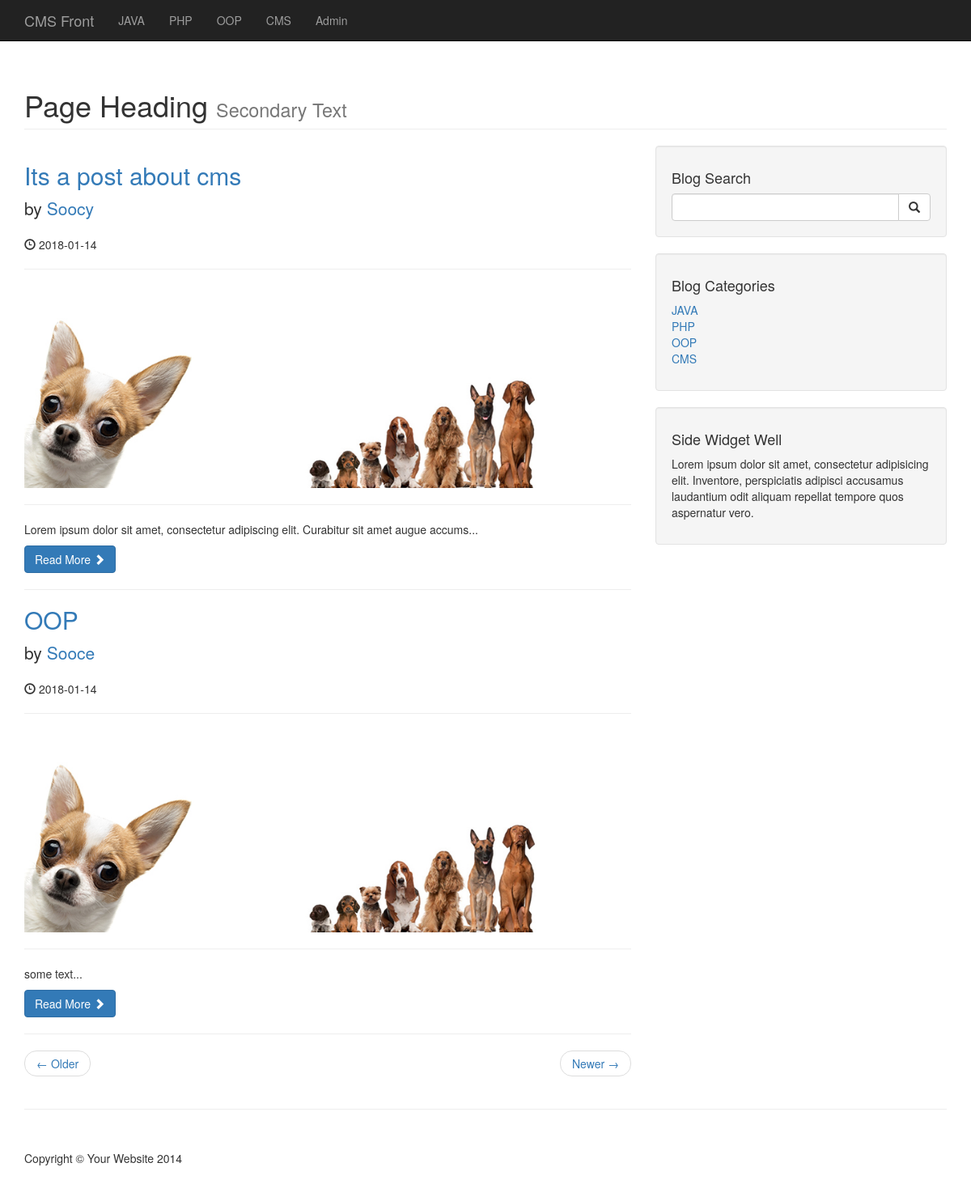
The page / on the database its author committed.
### tables this page shows
CREATE TABLE `categories` (
  `cat_id` int(3) NOT NULL,
  `cat_title` varchar(255) NOT NULL
);

CREATE TABLE `posts` (
  `post_id` int(3) NOT NULL,
  `post_category_id` int(3) NOT NULL,
  `post_title` varchar(255) NOT NULL,
  `post_author` varchar(255) NOT NULL,
  `post_date` date NOT NULL,
  `post_img` text NOT NULL,
  `post_content` text NOT NULL,
  `post_tags` varchar(255) NOT NULL,
  `post_comment_count` int(11) NOT NULL,
  `post_status` varchar(255) NOT NULL DEFAULT 'draft'
);

### index.php (the view)
<?php include "includes/db.php"; ?>
<?php include "includes/header.php"; ?>
<?php include "includes/navigation.php"; ?>
    <div class="container">
    <h1 class="page-header">
        Page Heading
        <small>Secondary Text</small>
    </h1>
    <div class="row">
        <div class="col-md-8">
            <?php
                $query = "SELECT * FROM posts";
                $select_all_posts_query = mysqli_query($connection, $query);
                while ($row = mysqli_fetch_assoc($select_all_posts_query)) {
                    $post_id = $row['post_id'];
                    $post_title = $row['post_title'];
                    $post_author = $row['post_author'];
                    $post_date = $row['post_date'];
                    $post_img = $row['post_img'];
                    $post_content = substr($row['post_content'], 0, 100) . '...';
                    ?>
            <h2>
                <a href="post.php?p_id=<?php echo $post_id; ?>"><?php echo $post_title; ?></a>
            </h2>
            <p class="lead">
                    by <a href="index.php"><?php echo $post_author; ?></a>
            </p>
            <p><span class="glyphicon glyphicon-time"></span> <?php echo $post_date; ?></p>
            <hr>
            <img class="img-responsive" src="img/<?php echo $post_img; ?>" alt="">
            <hr>
            <p><?php echo $post_content; ?></p>
                    <a class="btn btn-primary" href="#">Read More <span class="glyphicon glyphicon-chevron-right"></span></a>
                    <hr>
                <?php } ?>
            <ul class="pager">
                <li class="previous">
                    <a href="#">&larr; Older</a>
                </li>
                <li class="next">
                    <a href="#">Newer &rarr;</a>
                </li>
            </ul>
        </div>
        <?php include "includes/sidebar.php"; ?>
    </div>
    <hr>
<?php include "includes/footer.php"; ?>

### includes/navigation.php (shortened to what this page needs)
<nav class="navbar navbar-inverse navbar-fixed-top" role="navigation">
    <div class="container">
        <div class="navbar-header">
            <a class="navbar-brand" href="index.php">CMS Front</a>
        </div>
        <div class="collapse navbar-collapse" id="bs-example-navbar-collapse-1">
            <ul class="nav navbar-nav">
                <?php
                $query = "SELECT * FROM categories";
                $select_all_categories_query = mysqli_query($connection, $query);
                while ($row = mysqli_fetch_assoc($select_all_categories_query)){
                   $cat_title = $row['cat_title'];
                    echo "<li><a href=''>{$cat_title}</a></li>";
                }
                ?>
             <li class="">
                    <a href="admin">Admin</a>
                </li>
            </ul>
        </div>
    </div>
</nav>

### includes/sidebar.php
<div class="col-md-4">
    <div class="well">
        <h4>Blog Search</h4>
        <form action="search.php" method="post">
            <div class="input-group">
                <input name="search" type="text" class="form-control">
                <span class="input-group-btn">
                            <button name="submit" class="btn btn-default" type="submit">
                                <span class="glyphicon glyphicon-search"></span>
                        </button>
                        </span>
            </div>
        </form>
    </div>
    <div class="well">
        <?php
        $query = "SELECT * FROM categories LIMIT 12";
        $select_categories_sidebar_query = mysqli_query($connection, $query);
    ?>
        <h4>Blog Categories</h4>
        <div class="row">
            <div class="col-lg-12">
                <ul class="list-unstyled">
                    <?php
                    while ($row = mysqli_fetch_assoc($select_categories_sidebar_query)){
                    $cat_title = $row['cat_title'];
                    $cat_id = $row['cat_id'];
                    echo "<li><a href='category.php?category=$cat_id'>{$cat_title}</a></li>";
                    }
                    ?>
                </ul>
            </div>
        </div>
    </div>
    <?php include "includes/widget.php"; ?>
</div>

### css/blog-home.css (style rules this page uses)
body { padding-top: 70px; }

### rows shown on the page
categories: cat_title "JAVA"
categories: cat_title "PHP"
categories: cat_title "OOP"
categories: cat_title "CMS"
posts: post_title "Its a post about cms", post_author "Soocy", post_date "2018-01-14", post_img (placeholder picture), post_content "Lorem ipsum dolor sit amet, consectetur adipiscing elit. Curabitur sit amet augue accums..."
posts: post_title "OOP", post_author "Sooce", post_date "2018-01-14", post_img (placeholder picture), post_content "some text..."
